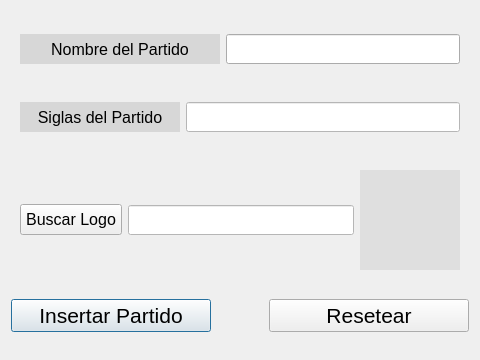
<?xml version="1.0" encoding="UTF-8"?>
<ui version="4.0">
 <class>introducirPartido</class>
 <widget class="QDialog" name="introducirPartido">
  <property name="geometry">
   <rect>
    <x>0</x>
    <y>0</y>
    <width>480</width>
    <height>360</height>
   </rect>
  </property>
  <property name="sizePolicy">
   <sizepolicy hsizetype="Preferred" vsizetype="Fixed">
    <horstretch>0</horstretch>
    <verstretch>0</verstretch>
   </sizepolicy>
  </property>
  <property name="minimumSize">
   <size>
    <width>480</width>
    <height>360</height>
   </size>
  </property>
  <property name="maximumSize">
   <size>
    <width>480</width>
    <height>360</height>
   </size>
  </property>
  <property name="font">
   <font>
    <pointsize>12</pointsize>
   </font>
  </property>
  <property name="windowTitle">
   <string>Insertar un Partido</string>
  </property>
  <layout class="QGridLayout" name="gridLayout">
   <item row="3" column="0">
    <layout class="QHBoxLayout" name="horizontalLayout_4">
     <item>
      <widget class="QPushButton" name="botonAdd">
       <property name="minimumSize">
        <size>
         <width>200</width>
         <height>30</height>
        </size>
       </property>
       <property name="maximumSize">
        <size>
         <width>200</width>
         <height>16777215</height>
        </size>
       </property>
       <property name="font">
        <font>
         <pointsize>16</pointsize>
        </font>
       </property>
       <property name="cursor">
        <cursorShape>PointingHandCursor</cursorShape>
       </property>
       <property name="text">
        <string>Insertar Partido</string>
       </property>
       <property name="autoDefault">
        <bool>true</bool>
       </property>
      </widget>
     </item>
     <item>
      <spacer name="horizontalSpacer_2">
       <property name="orientation">
        <enum>Qt::Horizontal</enum>
       </property>
       <property name="sizeHint" stdset="0">
        <size>
         <width>40</width>
         <height>20</height>
        </size>
       </property>
      </spacer>
     </item>
     <item>
      <widget class="QPushButton" name="botonRes">
       <property name="minimumSize">
        <size>
         <width>200</width>
         <height>30</height>
        </size>
       </property>
       <property name="maximumSize">
        <size>
         <width>200</width>
         <height>16777215</height>
        </size>
       </property>
       <property name="font">
        <font>
         <pointsize>16</pointsize>
        </font>
       </property>
       <property name="cursor">
        <cursorShape>PointingHandCursor</cursorShape>
       </property>
       <property name="text">
        <string>Resetear</string>
       </property>
       <property name="autoDefault">
        <bool>true</bool>
       </property>
      </widget>
     </item>
    </layout>
   </item>
   <item row="1" column="0">
    <layout class="QHBoxLayout" name="horizontalLayout_2">
     <property name="leftMargin">
      <number>9</number>
     </property>
     <property name="topMargin">
      <number>9</number>
     </property>
     <property name="rightMargin">
      <number>9</number>
     </property>
     <property name="bottomMargin">
      <number>9</number>
     </property>
     <item>
      <widget class="QLabel" name="label_2">
       <property name="minimumSize">
        <size>
         <width>160</width>
         <height>0</height>
        </size>
       </property>
       <property name="maximumSize">
        <size>
         <width>160</width>
         <height>16777215</height>
        </size>
       </property>
       <property name="font">
        <font>
         <pointsize>12</pointsize>
        </font>
       </property>
       <property name="styleSheet">
        <string notr="true">background-color: rgba(199, 199, 199, 150); padding: 5;</string>
       </property>
       <property name="text">
        <string>Siglas del Partido</string>
       </property>
       <property name="alignment">
        <set>Qt::AlignCenter</set>
       </property>
      </widget>
     </item>
     <item>
      <widget class="QLineEdit" name="inputSiglas">
       <property name="minimumSize">
        <size>
         <width>0</width>
         <height>30</height>
        </size>
       </property>
       <property name="cursor">
        <cursorShape>PointingHandCursor</cursorShape>
       </property>
       <property name="styleSheet">
        <string notr="true">background-color: rgb(255, 255, 255); </string>
       </property>
      </widget>
     </item>
    </layout>
   </item>
   <item row="2" column="0">
    <layout class="QHBoxLayout" name="horizontalLayout_3">
     <property name="leftMargin">
      <number>9</number>
     </property>
     <property name="topMargin">
      <number>9</number>
     </property>
     <property name="rightMargin">
      <number>9</number>
     </property>
     <property name="bottomMargin">
      <number>9</number>
     </property>
     <item>
      <widget class="QPushButton" name="botonLogo">
       <property name="cursor">
        <cursorShape>PointingHandCursor</cursorShape>
       </property>
       <property name="styleSheet">
        <string notr="true">padding: 5;</string>
       </property>
       <property name="text">
        <string>Buscar Logo</string>
       </property>
      </widget>
     </item>
     <item>
      <widget class="QLineEdit" name="inputLogo">
       <property name="minimumSize">
        <size>
         <width>0</width>
         <height>30</height>
        </size>
       </property>
       <property name="styleSheet">
        <string>background-color: rgb(255, 255, 255); padding: 0 5;</string>
       </property>
       <property name="inputMethodHints">
        <set>Qt::ImhUrlCharactersOnly</set>
       </property>
       <property name="readOnly">
        <bool>true</bool>
       </property>
      </widget>
     </item>
     <item>
      <widget class="QLabel" name="labelLogo">
       <property name="sizePolicy">
        <sizepolicy hsizetype="Fixed" vsizetype="Fixed">
         <horstretch>0</horstretch>
         <verstretch>0</verstretch>
        </sizepolicy>
       </property>
       <property name="minimumSize">
        <size>
         <width>100</width>
         <height>100</height>
        </size>
       </property>
       <property name="maximumSize">
        <size>
         <width>100</width>
         <height>100</height>
        </size>
       </property>
       <property name="styleSheet">
        <string notr="true">background-color: rgb(223, 223, 223);</string>
       </property>
       <property name="text">
        <string/>
       </property>
       <property name="alignment">
        <set>Qt::AlignCenter</set>
       </property>
      </widget>
     </item>
    </layout>
   </item>
   <item row="0" column="0">
    <layout class="QHBoxLayout" name="horizontalLayout" stretch="1,0">
     <property name="leftMargin">
      <number>9</number>
     </property>
     <property name="topMargin">
      <number>9</number>
     </property>
     <property name="rightMargin">
      <number>9</number>
     </property>
     <property name="bottomMargin">
      <number>9</number>
     </property>
     <item>
      <widget class="QLabel" name="label">
       <property name="sizePolicy">
        <sizepolicy hsizetype="Preferred" vsizetype="Fixed">
         <horstretch>0</horstretch>
         <verstretch>0</verstretch>
        </sizepolicy>
       </property>
       <property name="minimumSize">
        <size>
         <width>200</width>
         <height>30</height>
        </size>
       </property>
       <property name="maximumSize">
        <size>
         <width>200</width>
         <height>30</height>
        </size>
       </property>
       <property name="font">
        <font>
         <pointsize>12</pointsize>
        </font>
       </property>
       <property name="styleSheet">
        <string notr="true">background-color: rgba(199, 199, 199, 150);</string>
       </property>
       <property name="text">
        <string>Nombre del Partido</string>
       </property>
       <property name="alignment">
        <set>Qt::AlignCenter</set>
       </property>
      </widget>
     </item>
     <item>
      <widget class="QLineEdit" name="inputNombre">
       <property name="minimumSize">
        <size>
         <width>0</width>
         <height>30</height>
        </size>
       </property>
       <property name="maximumSize">
        <size>
         <width>16777215</width>
         <height>30</height>
        </size>
       </property>
       <property name="cursor">
        <cursorShape>PointingHandCursor</cursorShape>
       </property>
      </widget>
     </item>
    </layout>
   </item>
  </layout>
 </widget>
 <resources/>
 <connections/>
</ui>
